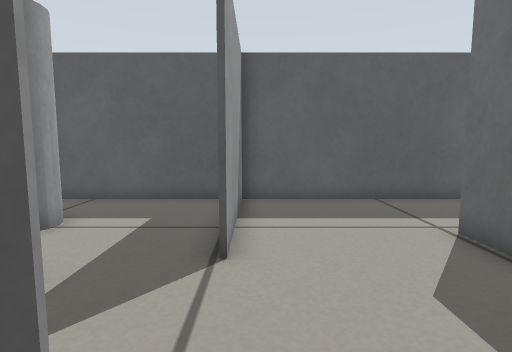
View 1 (above)

24 first-person views from a walk through a world built for the Gazebo simulator. The camera is 0.39 m above the floor, tilts 6° down and sees 80° across. The floor is counted in squares, 0.2 m on a side. Each view is taken from the middle of a square. On the plan, view 1 faces up. The plan holds only what a view shows up to about 17 squares ahead; the rest is blank.

View 2
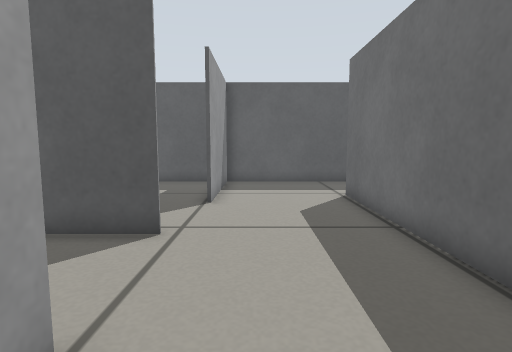

View 3
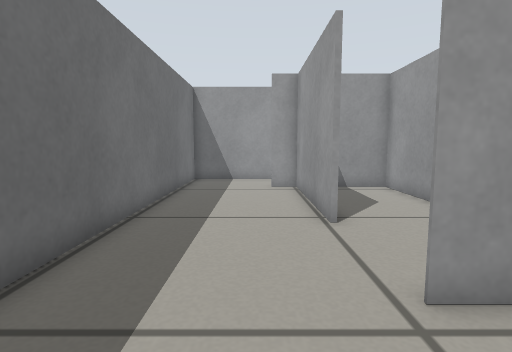

View 4
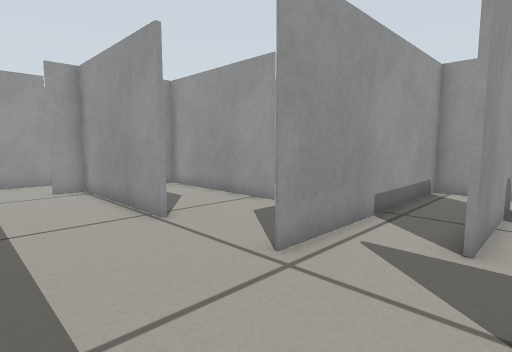

View 5
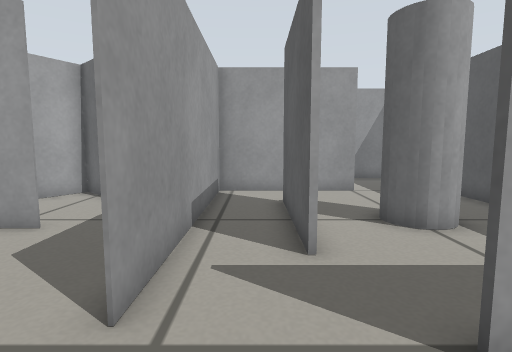

View 6
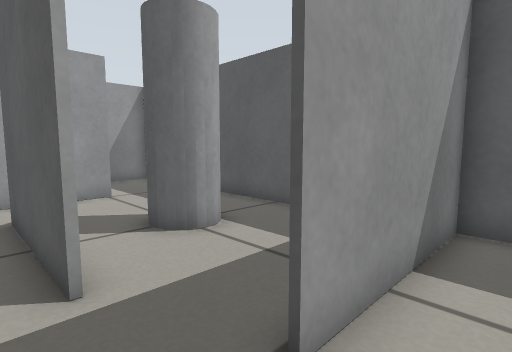

View 7
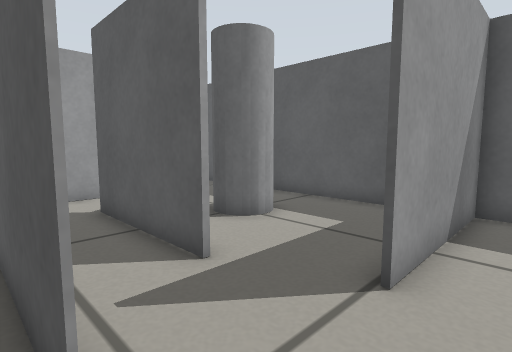

View 8
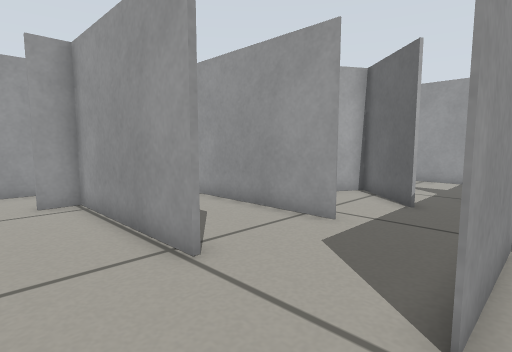

View 9
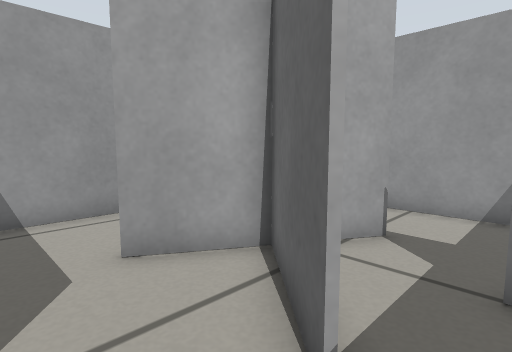

View 10
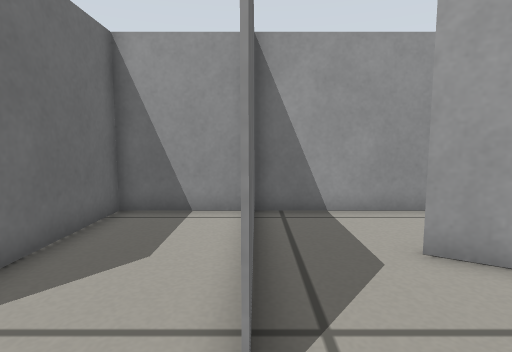

View 11
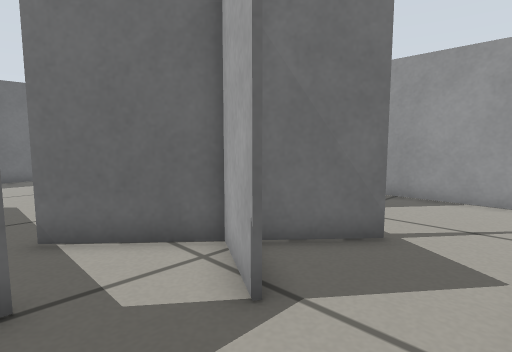

View 12
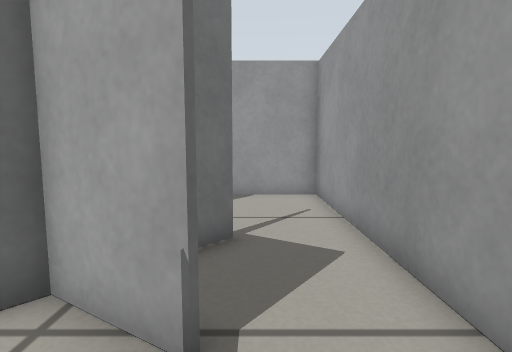

View 13
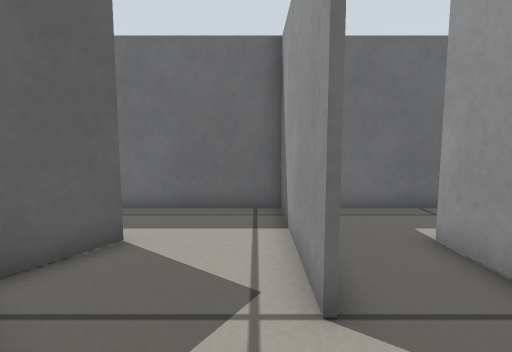

View 14
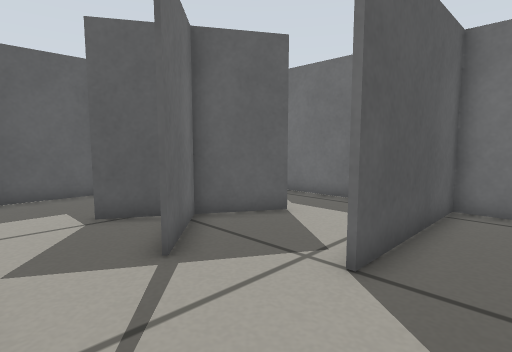

View 15
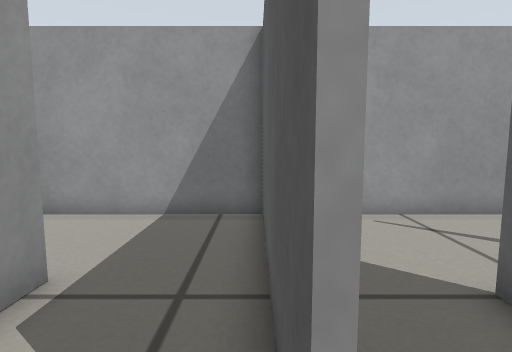

View 16
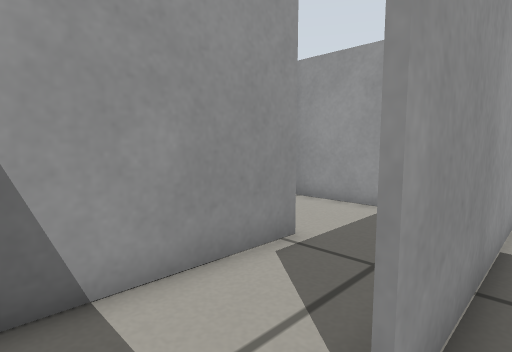

View 17
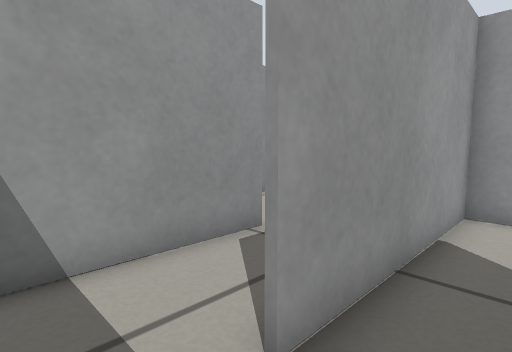

View 18
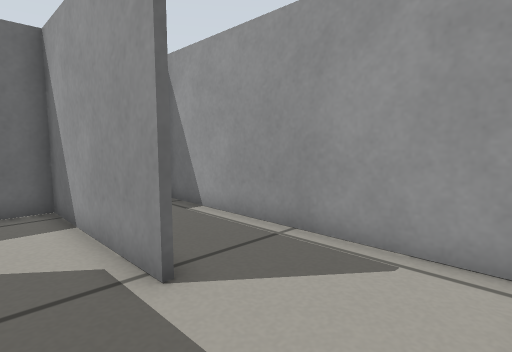

View 19
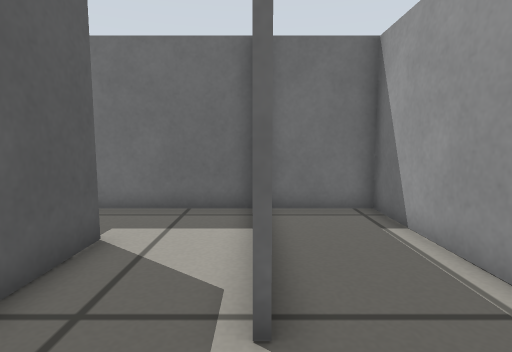

View 20
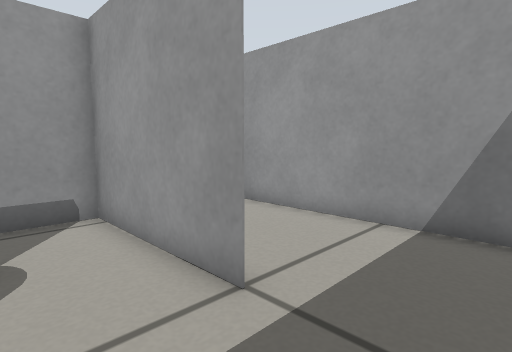

View 21
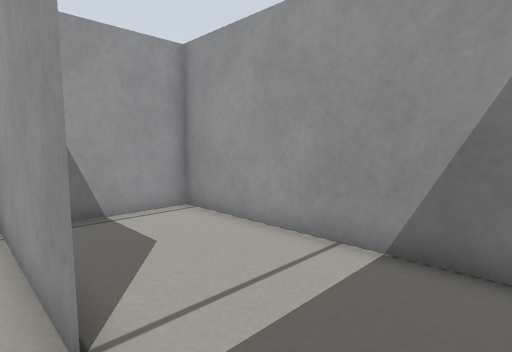

View 22
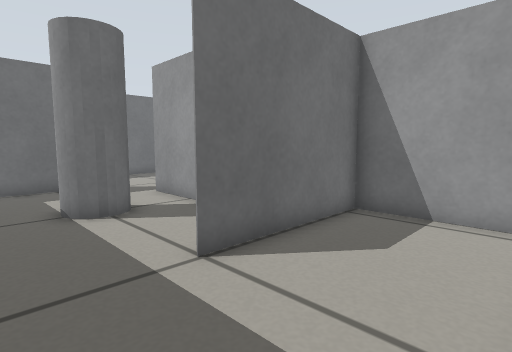

View 23
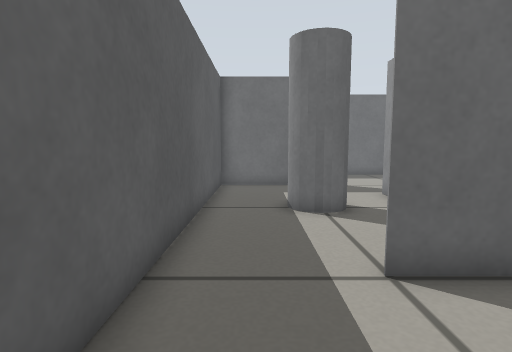

View 24
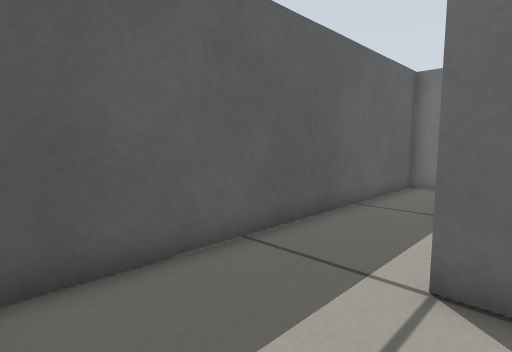

### Floor plan
Points are (right, up) in squares from view 1. A wall is a line through its corners. A room is listed if a view was taken in it or the views show most of it. See-through windows are left out.
Room 1 (views 1, 2)
walls: (-0.8, -2.4) (-0.8, -8.7) (0.4, -8.7); (-4.9, -2) (-4.9, -8.9); (-5, -8.7) (-1, -8.7) (-1, -4.5); (-1, 1.4) (-5, 1.4); (0.6, -11.9) (4.4, -11.9) (4.4, 0.5)
ways out: opening at (1, 1) to room 2; opening at (-5, -1) to room 3; opening at (0, -10.5)
Room 2 (views 3, 4, 5, 6, 7, 8, 20, 21)
walls: (-3.1, 3.9) (-8.2, 3.9); (-0.5, 6.5) (-0.5, 5); (-0.6, 6.9) (-0.6, 10.8); (-8.2, 4.1) (-3.1, 4.1); (-1, 10.6) (-10.6, 10.6); (-10.6, 7.1) (-10.6, 1.4); (-11.1, 1.5) (-1, 1.5); (4.4, 0.5) (4.4, 6.5)
ways out: opening at (1, 1) to room 1; opening at (-11, 9) to room 6; opening at (1.5, 6) to room 8
objects: grey cylinder (-6, 6) to (-5, 8)
Room 3 (views 9, 10, 11, 12, 13)
walls: (-10.4, -3.8) (-7.9, -1); (-8, -5.4) (-12.6, -2.6); (-12.6, -6.3) (-10.8, -4.3); (-12.5, -2.5) (-7.9, -5.3); (-10.9, -8.7) (-5, -8.7); (-7.8, -1.1) (-12.5, -6.3); (-5, -9) (-5, -2); (-11.2, 1.4) (-14, 1.4); (-15.3, -0.8) (-15.3, -8.5)
ways out: opening at (-5, -1) to room 1; opening at (-13, -9) to room 4
Room 4 (views 14, 16, 17)
walls: (-15.3, -8.5) (-15.3, -12); (-15.4, -11.7) (-7.9, -11.7); (-5, -11.5) (-5, -9); (-4.9, -8.9) (-10.9, -8.9)
ways out: opening at (-13, -9) to room 3; opening at (-6.5, -12) to room 5
Room 5 (views 15, 18, 19)
walls: (-11.2, -15) (-5, -15) (-5, -11.5); (-7.9, -11.8) (-15, -11.8); (-15.3, -12) (-15.3, -15.5)
ways out: opening at (-6.5, -12) to room 4; opening at (-13.5, -15) to room 7
Room 6 (views 22, 23, 24)
walls: (-10.7, 1.4) (-10.7, 7.1); (-10.6, 10.6) (-15.3, 10.6) (-15.3, 1.5) (-11.1, 1.5)
ways out: opening at (-11, 9) to room 2
Room 7 (no view inside)
walls: (-15.1, -18.5) (-5, -18.5) (-5, -15.5); (-15.3, -15.5) (-15.3, -18.2)
ways out: opening at (-13.5, -15) to room 5
Room 8 (no view inside)
walls: (4.5, 10.6) (-1, 10.6); (-0.5, 10.8) (-0.5, 6.5)
ways out: opening at (1.5, 6) to room 2; opening at (4, 8.5)

Positions as (right, up) in squares from view 1, and headings:
1: (0, 0), facing up
2: (1, -5), facing up
3: (1, 5), facing down
4: (3, 5), facing down-left
5: (2, 3), facing left
6: (1, 3), facing up-left
7: (1, 1), facing up-left
8: (2, 2), facing down-left
9: (-6, 0), facing down-left
10: (-5, 0), facing down
11: (-15, 0), facing down-right
12: (-13, 0), facing down
13: (-14, -8), facing right
14: (-15, -11), facing up-right
15: (-7, -12), facing left
16: (-6, -11), facing down-left
17: (-6, -10), facing down-left
18: (-15, -13), facing down-right
19: (-14, -15), facing right
20: (-8, 10), facing down-left
21: (-10, 10), facing down-left
22: (-15, 10), facing down-right
23: (-15, 9), facing right
24: (-15, 6), facing up-right
